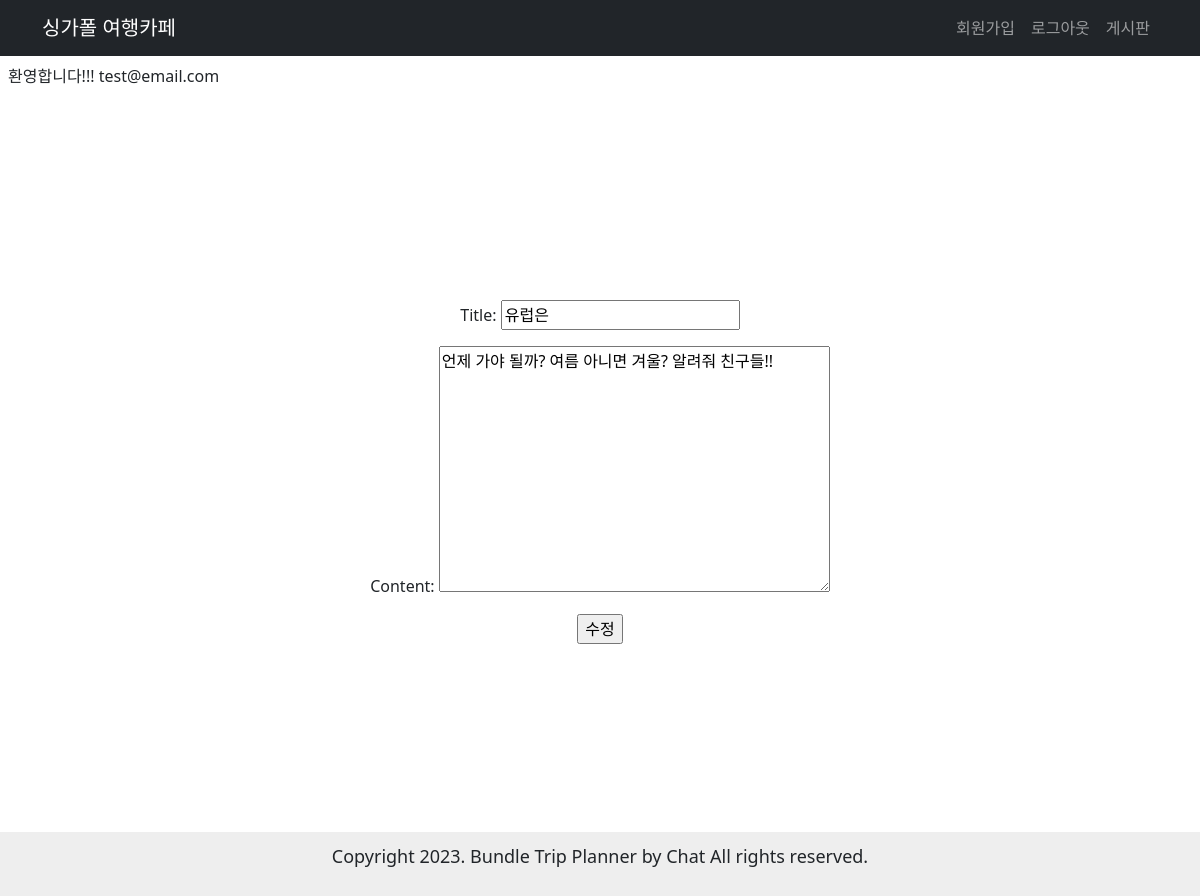
Page /blog/edit/10/ (signed in) on the committed database.
### user/models.py (models this page shows)
class User(AbstractUser):
    username = None
    name = models.CharField(max_length=30)
    email = models.EmailField(unique=True, max_length=255)
    is_staff = models.BooleanField(default=False)
    is_superuser = models.BooleanField(default=False)
    is_active = models.BooleanField(default=True)
    last_login = models.DateTimeField(null=True, blank=True)
    date_joined = models.DateTimeField(auto_now_add=True)
    USERNAME_FIELD = 'email'
    EMAIL_FIELD = 'email'
    REQUIRED_FIELDS = []
    objects = UserManager()

### blog/models.py (models this page shows)
class Post(models.Model):
    title = models.CharField(max_length=30)
    content = models.TextField()
    created_at = models.DateTimeField(auto_now_add=True)
    updated_at = models.DateTimeField(auto_now=True)
    user = models.ForeignKey(User, on_delete=models.CASCADE)
    tags = models.ManyToManyField('Hashtag', blank=True)

### blog/views.py (the view, shortened to what this page needs)
# urls.py: path('edit/<int:pk>/', views.PostUpdate.as_view(), name='edit'),
class PostUpdate(LoginRequiredMixin, View):
    def get(self, request, pk):
        post = Post.objects.get(pk=pk)
        form = Postform(initial={'title': post.title, 'content': post.content})
        context = {
            'form': form,
            'post': post
        }
        return render(request, 'blog/post_edit.html', context)

### blog/forms.py
class Postform(forms.ModelForm):
    class Meta:
        model = Post
        fields = ['title', 'content']

### blog/templates/blog/post_edit.html (shortened to what this page needs)
{% extends "base.html" %}
{% block content %}
{% if form.errors %}
    {% include "blog/form_error.html" %}
{% else %}
<form action="{% url 'blog:edit' pk=post.pk %}" method="post">
    {{ form.as_p }}
    <input type="submit" value="수정">
</form>
{% endif %}
{% endblock %}

### templates/base.html (shortened to what this page needs)
<!DOCTYPE html>
{% load static %}
{% load django_bootstrap5 %}
<html lang="ko">
<head>
    {% bootstrap_css %}
    <link rel="stylesheet" href="{% static 'blog/style.css' %}">
    <link rel="stylesheet" href="{% static 'user/style.css' %}">
    <link rel="stylesheet" href="{% static 'main/style.css' %}">
</head>
<body>
    <header>
        {% if user.is_authenticated %}
        <nav class="navbar navbar-expand-lg navbar-dark bg-dark">
            <div class="container">
                <a class="navbar-brand" href="/">싱가폴 여행카페</a>
                <div class="collapse navbar-collapse" id="navbarSupportedContent">
                    <ul class="navbar-nav ms-auto mb-2 mb-lg-0">
                        <li class="nav-item"><a class="nav-link" href="{% url 'user:register' %}">회원가입</a></li>
                        <li class="nav-item"><a class="nav-link" href="{% url 'user:logout' %}">로그아웃</a></li>
                        <li class="nav-item"><a class="nav-link" href="{% url 'blog:list' %}">게시판</a></li>
                    </ul>
                </div>
            </div>
        </nav>
        <div class="d-flex p-2">
            <p class="me-3">환영합니다!!! {{ user.email }} </p>
        </div>
        {% endif %}
    </header>
    <main class="main-container flex-grow-1">
        {% block content %}
        {% endblock %}
    </main>
    <footer class="text-center footer mt-auto py-3">
        <p>Copyright 2023. Bundle Trip Planner by Chat All rights reserved.</p>
    </footer>
</body>
</html>

### main/static/main/style.css (style rules this page uses)
body, h1, h2, fieldset, ul { padding: 0; margin: 0; list-style-type: none; }
a { text-decoration: none; color: inherit; }
input, textarea, select { box-sizing: border-box; }
.main-container { min-width: 1200px; height: 90vh; display: flex; flex-direction: column; justify-content: center; align-items: center; text-align: center; }
.footer { display: flex; flex-direction: column; justify-content: center; text-align: center; background: #eeeeee; font-size: large; height: 8vh; }

### rows in the picture
User: email "test@email.com"
Post: title "유럽은", content "언제 가야 될까? 여름 아니면 겨울? 알려줘 친구들!!"
